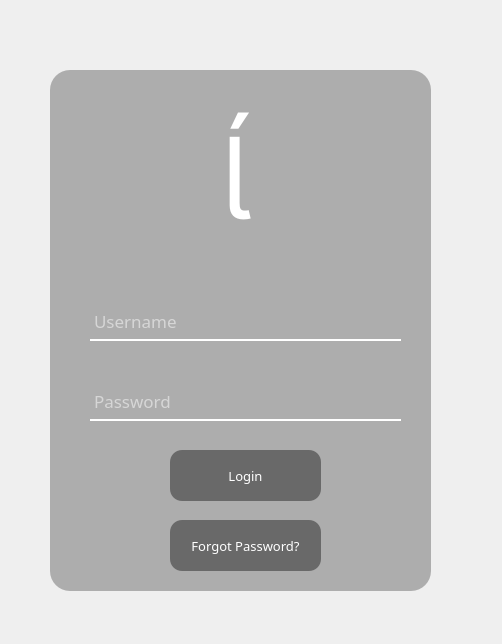
<?xml version="1.0" encoding="UTF-8"?>
<ui version="4.0">
 <class>Form</class>
 <widget class="QWidget" name="Form">
  <property name="geometry">
   <rect>
    <x>0</x>
    <y>0</y>
    <width>502</width>
    <height>644</height>
   </rect>
  </property>
  <property name="windowTitle">
   <string>Form</string>
  </property>
  <widget class="QWidget" name="widget" native="true">
   <property name="geometry">
    <rect>
     <x>20</x>
     <y>20</y>
     <width>472</width>
     <height>644</height>
    </rect>
   </property>
   <property name="minimumSize">
    <size>
     <width>472</width>
     <height>644</height>
    </size>
   </property>
   <property name="maximumSize">
    <size>
     <width>472</width>
     <height>644</height>
    </size>
   </property>
   <widget class="QLabel" name="background_image_widget">
    <property name="geometry">
     <rect>
      <x>20</x>
      <y>20</y>
      <width>401</width>
      <height>571</height>
     </rect>
    </property>
    <property name="minimumSize">
     <size>
      <width>401</width>
      <height>571</height>
     </size>
    </property>
    <property name="maximumSize">
     <size>
      <width>401</width>
      <height>571</height>
     </size>
    </property>
    <property name="styleSheet">
     <string notr="true">border-image: url(:/images/Images/codioful-formerly-gradienta-OzfD79w8ptA-unsplash(1).jpg);
border-radius: 20px;</string>
    </property>
    <property name="text">
     <string/>
    </property>
   </widget>
   <widget class="QLabel" name="login_image">
    <property name="geometry">
     <rect>
      <x>136</x>
      <y>70</y>
      <width>161</width>
      <height>171</height>
     </rect>
    </property>
    <property name="minimumSize">
     <size>
      <width>161</width>
      <height>171</height>
     </size>
    </property>
    <property name="maximumSize">
     <size>
      <width>161</width>
      <height>171</height>
     </size>
    </property>
    <property name="font">
     <font>
      <family>dripicons-v2</family>
      <pointsize>85</pointsize>
     </font>
    </property>
    <property name="styleSheet">
     <string notr="true">color: rgb(255,255,255);</string>
    </property>
    <property name="text">
     <string></string>
    </property>
    <property name="alignment">
     <set>Qt::AlignCenter</set>
    </property>
   </widget>
   <widget class="QLabel" name="container_widget">
    <property name="geometry">
     <rect>
      <x>30</x>
      <y>50</y>
      <width>381</width>
      <height>521</height>
     </rect>
    </property>
    <property name="styleSheet">
     <string notr="true">background-color:rgba(0,0,0,70);
border-radius:20px;
</string>
    </property>
    <property name="text">
     <string/>
    </property>
   </widget>
   <widget class="QLineEdit" name="username_input">
    <property name="geometry">
     <rect>
      <x>70</x>
      <y>280</y>
      <width>311</width>
      <height>41</height>
     </rect>
    </property>
    <property name="font">
     <font>
      <family>Malgun Gothic Semilight</family>
      <pointsize>13</pointsize>
     </font>
    </property>
    <property name="styleSheet">
     <string notr="true">background-color: rgba(0,0,0,0);
border: 2px solid rgba(0,0,0,0);
border-bottom-color: rgb(255,255,255);
color: white;</string>
    </property>
    <property name="placeholderText">
     <string>Username</string>
    </property>
   </widget>
   <widget class="QLineEdit" name="password_input">
    <property name="geometry">
     <rect>
      <x>70</x>
      <y>360</y>
      <width>311</width>
      <height>41</height>
     </rect>
    </property>
    <property name="font">
     <font>
      <family>Malgun Gothic Semilight</family>
      <pointsize>13</pointsize>
     </font>
    </property>
    <property name="styleSheet">
     <string notr="true">background-color: rgba(0,0,0,0);
border: 2px solid rgba(0,0,0,0);
border-bottom-color: rgb(255,255,255);
color: white;</string>
    </property>
    <property name="placeholderText">
     <string>Password</string>
    </property>
   </widget>
   <widget class="QPushButton" name="login_button">
    <property name="geometry">
     <rect>
      <x>150</x>
      <y>430</y>
      <width>151</width>
      <height>51</height>
     </rect>
    </property>
    <property name="font">
     <font>
      <family>Malgun Gothic Semilight</family>
      <pointsize>10</pointsize>
     </font>
    </property>
    <property name="styleSheet">
     <string notr="true">border-radius: 12px;
color: rgb(255,255,255);
background-color: rgba(0,0,0,100);</string>
    </property>
    <property name="text">
     <string>Login</string>
    </property>
   </widget>
   <widget class="QPushButton" name="forgot_password_button">
    <property name="geometry">
     <rect>
      <x>150</x>
      <y>500</y>
      <width>151</width>
      <height>51</height>
     </rect>
    </property>
    <property name="font">
     <font>
      <family>Malgun Gothic Semilight</family>
      <pointsize>10</pointsize>
     </font>
    </property>
    <property name="styleSheet">
     <string notr="true">border-radius: 12px;
color: rgb(255,255,255);
background-color: rgba(0,0,0,100);</string>
    </property>
    <property name="text">
     <string>Forgot Password?</string>
    </property>
   </widget>
   <zorder>background_image_widget</zorder>
   <zorder>container_widget</zorder>
   <zorder>login_image</zorder>
   <zorder>username_input</zorder>
   <zorder>password_input</zorder>
   <zorder>login_button</zorder>
   <zorder>forgot_password_button</zorder>
  </widget>
 </widget>
 <tabstops>
  <tabstop>forgot_password_button</tabstop>
  <tabstop>login_button</tabstop>
  <tabstop>password_input</tabstop>
  <tabstop>username_input</tabstop>
 </tabstops>
 <resources>
  <include location="resource.qrc"/>
 </resources>
 <connections>
  <connection>
   <sender>username_input</sender>
   <signal>returnPressed()</signal>
   <receiver>login_button</receiver>
   <slot>click()</slot>
   <hints>
    <hint type="sourcelabel">
     <x>116</x>
     <y>319</y>
    </hint>
    <hint type="destinationlabel">
     <x>248</x>
     <y>512</y>
    </hint>
   </hints>
  </connection>
 </connections>
</ui>
